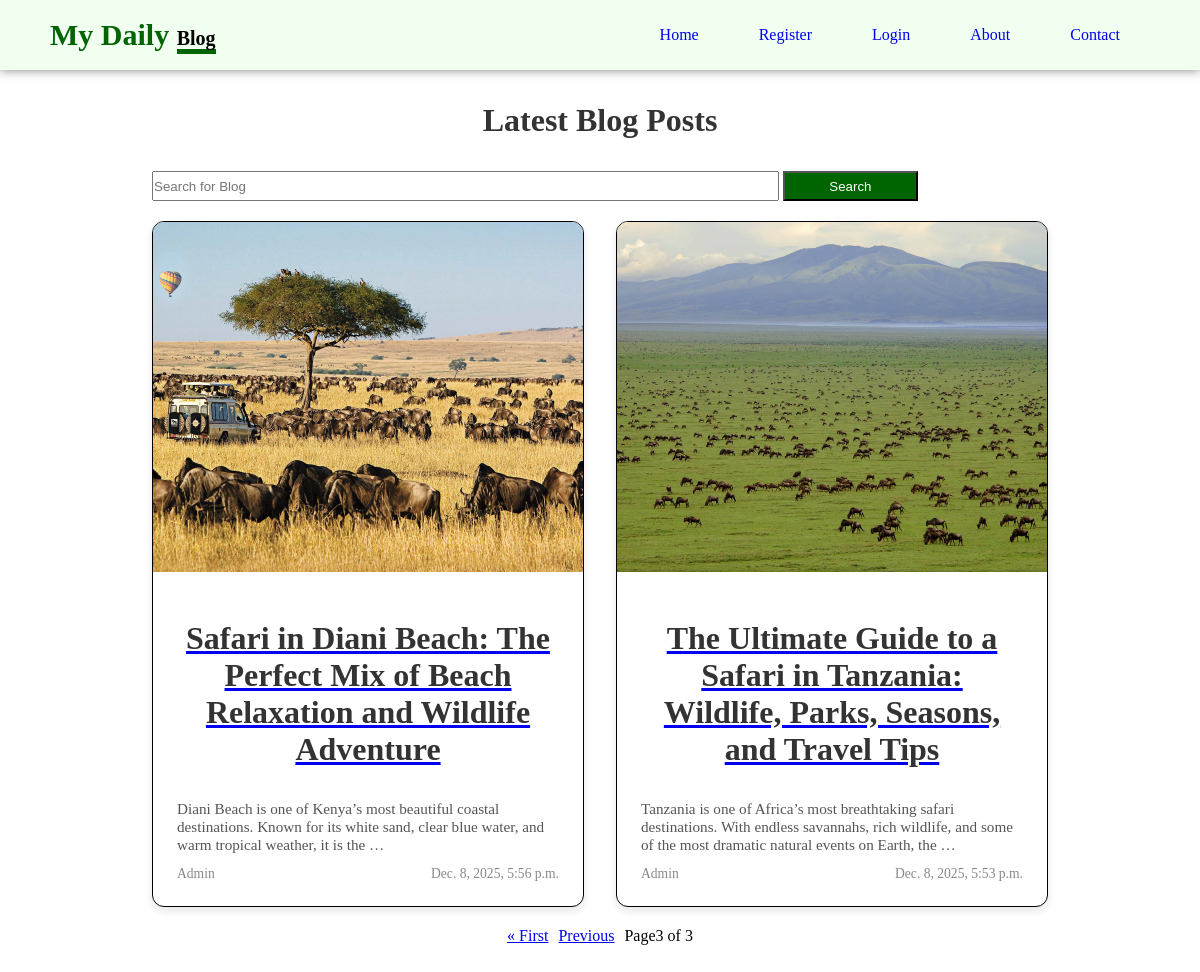
Page /blog/?page=3 on the committed database.
### blog/models.py (models this page shows, shortened)
class Blog(models.Model):
    title = models.CharField(max_length=10000)
    introduction = models.TextField()
    body = models.TextField(blank=True, null=True)
    content = CKEditor5Field(config_name='default', blank=True, null=True )
    images = models.ImageField(blank=True, null=True,default='default.jpg')
    writer = models.ForeignKey(User, on_delete=models.CASCADE)
    date = models.DateTimeField(auto_now_add=True)
    slug = models.SlugField(blank=True, null=True)

### blog/views.py (the view)
# urls.py: path('',views.blog_post, name='blog-post'),
def blog_post(request):
    Blogs = Blog.objects.all().order_by('-date')
    blog_filter = BlogFilter(request.GET, queryset=Blogs)
    p = Paginator(Blogs, 2)
    page = request.GET.get('page')
    Blogs = p.get_page(page)
    return render(request, 'blog/blog_post.html',{'Blogs':Blogs, 'filter':blog_filter})

### blog/templates/blog/blog_post.html (shortened to what this page needs)
{% extends "layout.html" %}
{% load static %}
{% block content %}
    <div class="grid-blog-main">
        <h1
        class="blog-title">Latest Blog Posts</h1>
      <form action="{% url "search" %}" method="post">
            <input type="search" name="searched" id="" placeholder="Search for Blog">
            <button>Search</button>
        </form>
        <div class="grid-blog-one">
            {% for Blog in Blogs %}
                <div class="blog-card">
                    {% if Blog.images %}
                    <img src="{{ Blog.images.url }}" alt="{{ Blog.title }}" class="blog-image">
                    {% endif %}
                    <div class="blog-content">
        <a href="{% url "page" slug=Blog.slug %}">
        <h1
        class="blog-title">
        {{ Blog.title }}
            </h1>
            </a>
                        <p class="blog-intro">{{ Blog.introduction|truncatewords:25 }}</p>
                        <div class="blog-meta">
                            <span class="blog-writer">{{ Blog.writer }}</span>
                            <span class="blog-date">{{ Blog.date }}</span>
                        </div>
                    </div>
                </div>
            {% empty %}
                <p class="no-posts">No blog posts available.</p>
            {% endfor %}
        </div>
        <div class="pag">
            {% if Blogs.has_previous %}
                <a href="?page=1">&laquo; First</a>
                <a href="?page={{Blogs.previous_page_number}}">Previous</a>
            {% endif %}
            <span>Page{{Blogs.number}} of {{Blogs.paginator.num_pages}}</span>
        </div>
    </div>
{% endblock %}

### static/css/style.css (style rules this page uses)
* { margin: 0; padding: 0; box-sizing: border-box; }
body { min-height: 100vh; }
h1 { margin-top: 20px; }
.grid-blog-main { max-width: 80%; margin: 50px auto; padding: 2rem; }
.blog-title { text-align: center; font-size: 2rem; margin-bottom: 2rem; color: #333; }
.grid-blog-one { display: grid; grid-template-columns: repeat(auto-fit, minmax(300px, 1fr)); gap: 2rem; }
.blog-card { background-color: #fff; border-radius: 12px; box-shadow: 0 4px 8px rgba(0, 0, 0, 0.1); overflow: hidden; transition: box-shadow 0.3s ease; border: 1px solid black; }
.blog-image { width: 100%; height: 350px; object-fit: cover; }
.blog-content { padding: 1.5rem; }
.blog-intro, .blog-body { color: #555; font-size: 0.95rem; margin-bottom: 0.75rem; }
.blog-meta { display: flex; justify-content: space-between; font-size: 0.85rem; color: #888; }
.grid-blog-main form { width: 100%; margin-bottom: 20px; }
.grid-blog-main form input { width: 70%; height: 30px; }
.grid-blog-main form button { width: 15%; height: 30px; background-color: darkgreen; color: #fff; }
.pag { width: 60%; margin: 20px auto; display: flex; justify-content: center; gap: 10px; }

### rows in the picture
Blog: images (picture), title "Safari in Diani Beach: The Perfect Mix of Beach Relaxation and Wildlife Adventure", introduction "Diani Beach is one of Kenya’s most beautiful coastal destinations. Known for its white sand, clear blue water, and warm tropical weather, it is the …", writer "Admin", date "Dec. 8, 2025, 5:56 p.m."
Blog: images (placeholder picture), title "The Ultimate Guide to a Safari in Tanzania: Wildlife, Parks, Seasons, and Travel Tips", introduction "Tanzania is one of Africa’s most breathtaking safari destinations. With endless savannahs, rich wildlife, and some of the most dramatic natural events on Earth, the …", writer "Admin", date "Dec. 8, 2025, 5:53 p.m."

### other values in the picture
{{ Blogs.number }} "3"
{{ Blogs.paginator.num_pages }} "3"
